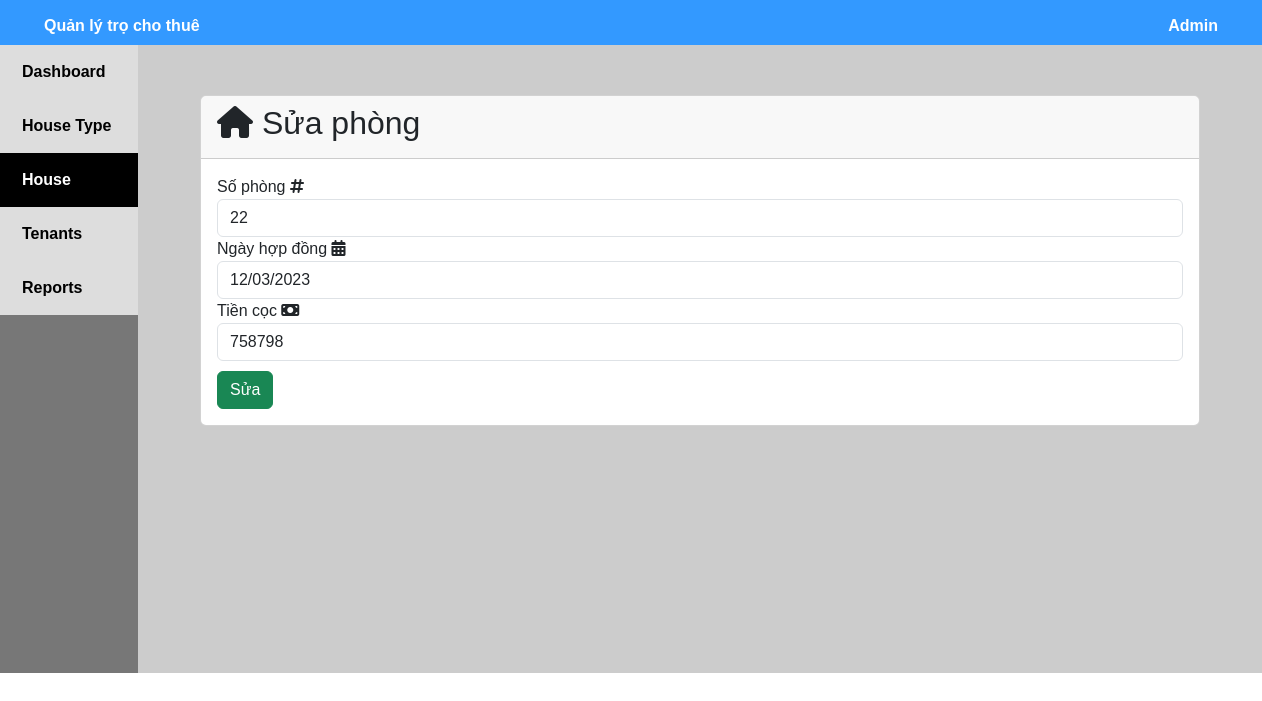
/house.php?page_layout=sua&id=6 (signed in), run on the app's committed database.
### tables this page shows
CREATE TABLE `house` (
  `id` int(5) NOT NULL,
  `r_number` int(2) NOT NULL,
  `d_contract` varchar(20) NOT NULL,
  `deposits` int(11) NOT NULL
);

### nhatro/sua.php (the view, shortened to what this page needs)
<?php
    $id = $_GET['id'];
    $sql_up = "SELECT * FROM house where id = $id";
    $query_up = mysqli_query($connect, $sql_up);
    $row_up = mysqli_fetch_assoc($query_up);
?>
<div id="header">
        <div class="header_1">
            <div class="header_left">
                Quản lý trọ cho thuê
            </div>
            <div class="header_right">
                <p>Admin</p>
            </div>
        </div>
    </div>
    <div class="main">
        <div class="main_left">
            <a href="index.php">Dashboard</a>
            <a href="room.php">House Type</a>
            <a class="content1" href="house.php">House</a>
            <a href="renter.php">Tenants</a>
            <a href="baocao.php">Reports</a>
        </div>
        <div class="main_right">
            <div class="container-fluid">
                <div class="card">
                    <div class="card-header">
                        <h2><i class="fa-solid fa-house"></i> Sửa phòng</h2>
                    </div>
                    <div class="card-body">
                        <form method="post" enctype="multipart/form-data">
                            <div class="form-group">
                                <label for="">Số phòng <i class="fa-solid fa-hashtag"></i></label>
                                <input type="text" name="r_number" class="form-control" required value="<?php echo $row_up['r_number']; ?>">
                            </div>
                            <div class="form-group">
                                <label for="">Ngày hợp đồng <i class="fa-solid fa-calendar-days"></i></label>
                                <input type="text" name="d_contract" class="form-control" required value="<?php echo $row_up['d_contract']; ?>">
                            </div>
                            <div class="form-group">
                                <label for="">Tiền cọc <i class="fa-solid fa-money-bill"></i></label>
                                <input type="number" name="deposits" class="form-control" required value="<?php echo $row_up['deposits']; ?>">
                            </div>
                            <button name="sbm" class="btn btn-success" type="submit">Sửa</button>
                        </form>
                    </div>
                </div>
            </div>
        </div>
    </div>

### style.css (style rules this page uses)
* { margin: 0; padding: 0; box-sizing: border-box; font-family: Arial, Helvetica, sans-serif; }
#header { background-color: #3399FF; width: 100%; height: 45px; }
.header_1 { display: flex; }
.header_left { font-size: 16px; font-weight: bold; color: white; padding: 14px 0 14px 44px; position: relative; }
.header_right { position: absolute; right: 0; padding: 14px 44px 14px 0px; font-size: 16px; font-weight: bold; color: white; }
.main { display: flex; background-color: #CCCCCC; }
.main_left { width: 18%; background-color: #777777; height: 628px; position: relative; }
.main_left a { display: block; text-decoration: none; padding: 15px 22px; background-color: #DDDDDD; color: black; font-weight: bold; }
.main_left .content1 { background-color: black; color: white; }
a { text-decoration: none; color: black; font-weight: bold; }
.main_right { display: flex; }
.card { width: 1000px; margin: 50px; }
.btn-success { margin-top: 10px; }

### data on the page
house: r_number "22", d_contract "12/03/2023", deposits "758798"
